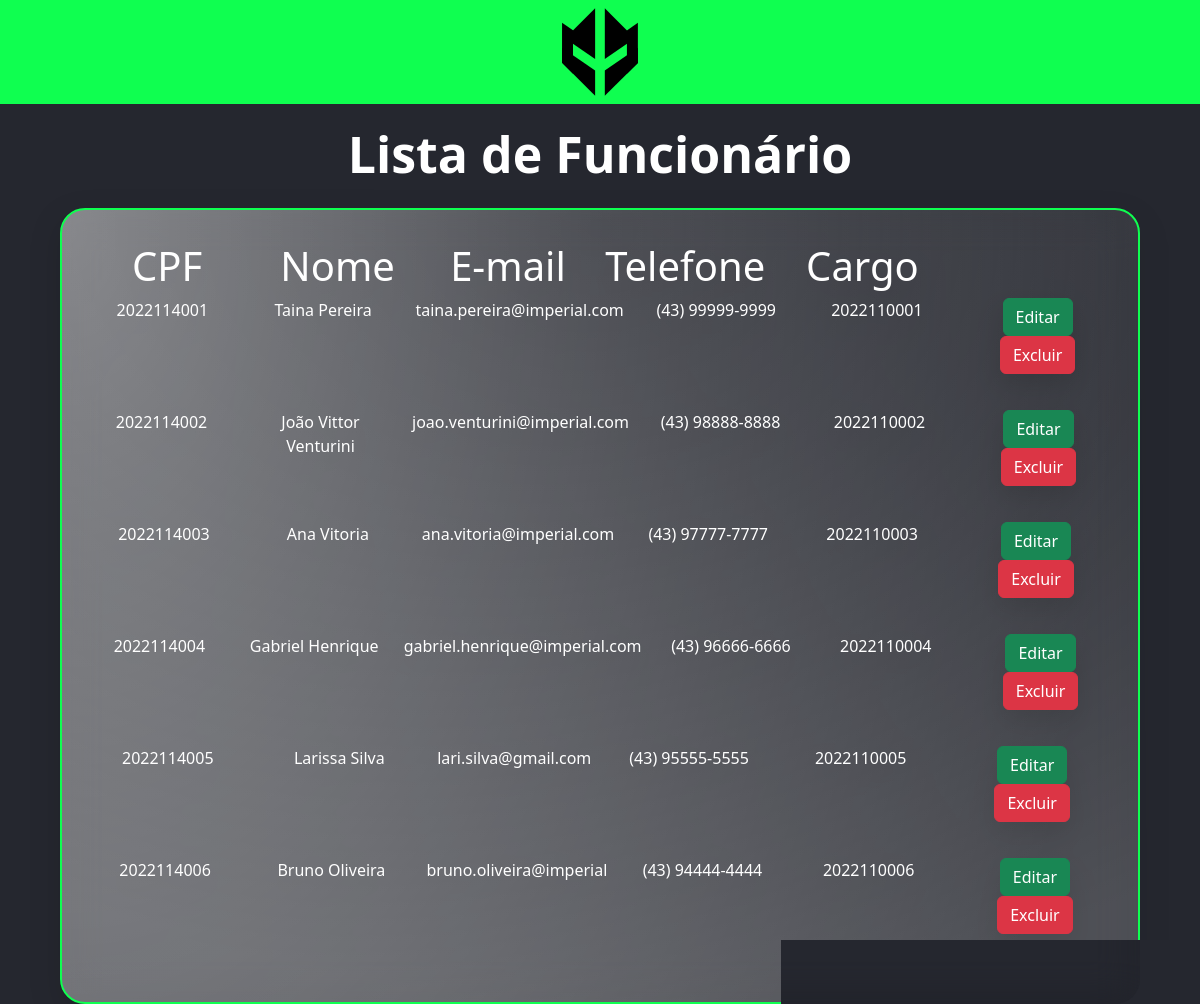
Page /Funcionario/Read.php on the committed database.
### tables this page shows
CREATE TABLE funcionario (
  cpf VARCHAR(25) NOT NULL,
  nome VARCHAR(100),
  telefone VARCHAR(25),
  email VARCHAR(100),
  senha VARCHAR(255),
  idCargo INTEGER,
  idEndereco INTEGER, 
  PRIMARY KEY (cpf),
  FOREIGN KEY (idCargo) REFERENCES cargo(id),
  FOREIGN KEY (idEndereco) REFERENCES endereco(id)
);

### Funcionario/Read.php (the view, shortened to what this page needs)
<!DOCTYPE html>
<html lang="pt-br">
<head>
  <link rel="stylesheet" href="../css/style.css">
    <link href="https://cdn.jsdelivr.net/npm/bootstrap@5.2.2/dist/css/bootstrap.min.css" rel="stylesheet">
</head>
<body>
  <header>
      <a href="../index.php">
          <img src="../img/Logo.svg" alt="Loga do time Imperial eSports">
      </a>
  </header>
  <main>
    <h1 class="titulo">Lista de Funcionário</h1>
    <div class="conteudo grande text-center">
      <div class="row justify-content-md-center">
        <div class="col">
          <h1>CPF</h1>
        </div>
        <div class="col">
          <h1>Nome</h1>
        </div>
        <div class="col">
          <h1>E-mail</h1>
        </div>
        <div class="col">
          <h1>Telefone</h1>
        </div>
        <div class="col">
          <h1>Cargo</h1>
        </div>
        <div class="col">
        </div>
      </div>
      <?php
        include_once("../db/connectDB.php");
        $sql = "SELECT * FROM Funcionario";
        $res = $conn->query($sql);
        $qtd = $res->num_rows;
        if($qtd > 0){
          while($row = $res->fetch_object()){
            print "<div class='row justify-content-md-center'>";
            print "<div class='col'>" .$row->cpf. "</div>";
            print "<div class='col'>" .$row->nome. "</div>";
            print "<div class='col'>" .$row->email. "</div>";
            print "<div class='col'>" .$row->telefone. "</div>";
            print "<div class='col'>" .$row->idCargo. "</div>";
            print
            "<div class='col'>
              <button onclick=\"location.href='./Update.php?cpf=".$row->cpf."'\" class='btn btn-success'>Editar</button>
              <button onclick=\"if(confirm('Tem certeza que deseja excluir esse cadastro?')){location.href='./Delete.php?cpf=".$row->cpf."'}else{false;}\" class='btn btn-danger'>Excluir</button>
            </div>";
            print "</div>";
          }
        }else{
          print "<p class='alert alert-danger'>Nenhum resultado foi encontrado!</p>";
        }
      ?>
    </div>
  </main>
</body>
</html>

### css/style.css (style rules this page uses)
* { margin: 0; padding: 0; box-sizing: border-box; }
body { background-color: #25272F !important; color: #FFF !important; font-family: 'Roboto', sans-serif; height: 100vh; max-width: 100vw; }
header { background-color: #0FFF50; height: 6.5rem; display: flex; justify-content: center; align-items: center; }
header img { height: 6rem; }
.conteudo { background: radial-gradient(97.66% 97.66% at 50% 2.34%, rgba(255, 255, 255, 0) 0%, rgba(255, 255, 255, 0.2) 100%), radial-gradient(97.57% 210.75% at 0.9% 2.98%, rgba(255, 255, 255, 0.4) 0%, rgba(255, 255, 255, 0) 100%); filter: drop-shadow(0px 11px 14px rgba(0, 0, 0, 0.25)); backdrop-filter: blur(21px); border-radius: 25px; border: 2px solid #0FFF50; padding: 2rem; color: #FFF; }
.grande { margin: 1.5rem auto; min-height: 45.8rem; width: 90vw; }
.titulo { margin-top: 1.25rem; text-align: center; font-size: 3.125rem; font-weight: 600; }

### rows in the picture
funcionario: cpf "2022114001", nome "Taina Pereira", email "taina.pereira@imperial.com", telefone "(43) 99999-9999", idCargo "2022110001"
funcionario: cpf "2022114002", nome "João Vittor Venturini", email "joao.venturini@imperial.com", telefone "(43) 98888-8888", idCargo "2022110002"
funcionario: cpf "2022114003", nome "Ana Vitoria", email "ana.vitoria@imperial.com", telefone "(43) 97777-7777", idCargo "2022110003"
funcionario: cpf "2022114004", nome "Gabriel Henrique", email "gabriel.henrique@imperial.com", telefone "(43) 96666-6666", idCargo "2022110004"
funcionario: cpf "2022114005", nome "Larissa Silva", email "lari.silva@gmail.com", telefone "(43) 95555-5555", idCargo "2022110005"
funcionario: cpf "2022114006", nome "Bruno Oliveira", email "bruno.oliveira@imperial", telefone "(43) 94444-4444", idCargo "2022110006"
